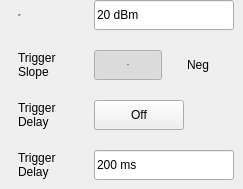
    <widget class="QWidget" name="VideoControl">
     <widget class="SA_LineEdit" name="edit_Video_DelayValue">
      <property name="geometry">
       <rect>
        <x>94</x>
        <y>150</y>
        <width>140</width>
        <height>30</height>
       </rect>
      </property>
      <property name="text">
       <string>200 ms</string>
      </property>
      <property name="readOnly">
       <bool>true</bool>
      </property>
     </widget>
     <widget class="QLabel" name="label">
      <property name="geometry">
       <rect>
        <x>18</x>
        <y>150</y>
        <width>54</width>
        <height>30</height>
       </rect>
      </property>
      <property name="text">
       <string>Trigger
Delay</string>
      </property>
     </widget>
     <widget class="SA_LineEdit" name="edit_Video_level">
      <property name="geometry">
       <rect>
        <x>94</x>
        <y>0</y>
        <width>140</width>
        <height>30</height>
       </rect>
      </property>
      <property name="text">
       <string>20 dBm</string>
      </property>
      <property name="readOnly">
       <bool>true</bool>
      </property>
     </widget>
     <widget class="QPushButton" name="pb_Video_Neg">
      <property name="geometry">
       <rect>
        <x>164</x>
        <y>50</y>
        <width>68</width>
        <height>30</height>
       </rect>
      </property>
      <property name="focusPolicy">
       <enum>Qt::NoFocus</enum>
      </property>
      <property name="styleSheet">
       <string notr="true">/*******************indoor**********************/
#SA_Dialog_TriggerSetup[status  =  &quot;indoor&quot;] 
QPushButton{
	font: 75 13px &quot;Arial&quot;;
	font-weight:bold;
	background-color:transparent;
}

#SA_Dialog_TriggerSetup[status  =  &quot;indoor&quot;] 
QPushButton:checked{
	background-image: url(:/sa/image/fre_checked_right.png);
	background-position:right;
color:rgba(87, 87, 87, 1);
}

#SA_Dialog_TriggerSetup[status  =  &quot;indoor&quot;] 
QPushButton:!checked
{

color:rgba(123, 123, 123, 1);
	background-image: url(:/sa/image/fre_checked_left.png);
	background-position:right;
}

/*******************outdoor**********************/
#SA_Dialog_TriggerSetup[status  =  &quot;outdoor&quot;] 
QPushButton{
	font: 75 13px &quot;Arial&quot;;
	font-weight:bold;
background-color:transparent;
}

#SA_Dialog_TriggerSetup[status  =  &quot;outdoor&quot;] 
QPushButton:checked{
	background-image: url(:/sa/image/fre_checked_right.png);
	background-position:right;
color:rgba(87, 87, 87, 1);
}

#SA_Dialog_TriggerSetup[status  =  &quot;outdoor&quot;] 
QPushButton:!checked
{
color:rgba(123, 123, 123, 1);
	background-image: url(:/sa/image/fre_checked_left.png);
	background-position:right;
}

/*******************night**********************/
#SA_Dialog_TriggerSetup[status  =  &quot;night&quot;] 
QPushButton{
	font: 75 13px &quot;Arial&quot;;
	font-weight:bold;
background-color:transparent;
}

#SA_Dialog_TriggerSetup[status  =  &quot;night&quot;] 
QPushButton:checked{
	background-color:transparent;
	border-image: url(:/sa/image/night/btn_right_click.png);
	color:rgba(85,74,56,1);
}

#SA_Dialog_TriggerSetup[status  =  &quot;night&quot;] 
QPushButton
{
	color:rgba(121,106,81,1);
	background-color:transparent;
	border-image: url(:/sa/image/night/btn_right_nor.png);
}</string>
      </property>
      <property name="text">
       <string>Neg</string>
      </property>
      <property name="checkable">
       <bool>true</bool>
      </property>
      <property name="checked">
       <bool>false</bool>
      </property>
      <property name="autoExclusive">
       <bool>true</bool>
      </property>
      <property name="flat">
       <bool>true</bool>
      </property>
      <attribute name="buttonGroup">
       <string notr="true">buttonGroup</string>
      </attribute>
     </widget>
     <widget class="QPushButton" name="pb_Video_DelayOn">
      <property name="geometry">
       <rect>
        <x>94</x>
        <y>100</y>
        <width>90</width>
        <height>30</height>
       </rect>
      </property>
      <property name="focusPolicy">
       <enum>Qt::NoFocus</enum>
      </property>
      <property name="styleSheet">
       <string notr="true">/*******************indoor**********************/
#SA_Dialog_TriggerSetup[status  =  &quot;indoor&quot;] 
QPushButton
{
	background-color:rgba(0,0,0,0);
	font: 75 13px &quot;Arial&quot;;
	font-weight:bold;
}
#SA_Dialog_TriggerSetup[status  =  &quot;indoor&quot;] 
QPushButton:checked
{
	padding:7px 44px 6px 25px;
	color:rgba(87, 87, 87, 1);
	border-image: url(:/sa/image/toggle_on.png);
}
#SA_Dialog_TriggerSetup[status  =  &quot;indoor&quot;] 
QPushButton:!checked
{
	padding:7px 17px 6px 36px;
	color:rgba(123, 123, 123, 1);
	border-image: url(:/sa/image/toggle_off.png);
}

/*******************outdoor**********************/
#SA_Dialog_TriggerSetup[status  =  &quot;outdoor&quot;] 
QPushButton
{
	background-color:rgba(0,0,0,0);
	font: 75 13px &quot;Arial&quot;;
	font-weight:bold;
}
#SA_Dialog_TriggerSetup[status  =  &quot;outdoor&quot;] 
QPushButton:checked
{
	padding:7px 44px 6px 25px;
	color:rgba(87, 87, 87, 1);
	border-image: url(:/sa/image/toggle_on.png);
}
#SA_Dialog_TriggerSetup[status  =  &quot;outdoor&quot;] 
QPushButton:!checked
{
	padding:7px 17px 6px 36px;
	color:rgba(123, 123, 123, 1);
	border-image: url(:/sa/image/toggle_off.png);
}

/*******************night**********************/
#SA_Dialog_TriggerSetup[status  =  &quot;night&quot;] 
QPushButton
{
	background-color:rgba(0,0,0,0);
	font: 75 13px &quot;Arial&quot;;
	font-weight:bold;
}
#SA_Dialog_TriggerSetup[status  =  &quot;night&quot;] 
QPushButton:checked
{
	padding:7px 44px 6px 25px;
	color:rgba(87, 87, 87, 1);
	border-image: url(:/sa/image/night/toggle_on.png);
}
#SA_Dialog_TriggerSetup[status  =  &quot;night&quot;] 
QPushButton:!checked
{
	padding:7px 17px 6px 36px;
	color:rgba(121,106,80,1);
	border-image: url(:/sa/image/night/toggle_off.png);
}</string>
      </property>
      <property name="text">
       <string>Off</string>
      </property>
      <property name="checkable">
       <bool>true</bool>
      </property>
      <property name="checked">
       <bool>false</bool>
      </property>
     </widget>
     <widget class="QLabel" name="label_7">
      <property name="geometry">
       <rect>
        <x>18</x>
        <y>100</y>
        <width>52</width>
        <height>30</height>
       </rect>
      </property>
      <property name="text">
       <string>Trigger
Delay</string>
      </property>
     </widget>
     <widget class="QLabel" name="label_5">
      <property name="geometry">
       <rect>
        <x>18</x>
        <y>50</y>
        <width>72</width>
        <height>30</height>
       </rect>
      </property>
      <property name="text">
       <string>Trigger
Slope</string>
      </property>
     </widget>
     <widget class="QLabel" name="label_3">
      <property name="geometry">
       <rect>
        <x>18</x>
        <y>0</y>
        <width>66</width>
        <height>30</height>
       </rect>
      </property>
      <property name="font">
       <font>
        <family>Arial</family>
        <pointsize>-1</pointsize>
        <weight>9</weight>
        <italic>false</italic>
        <bold>false</bold>
       </font>
      </property>
      <property name="text">
       <string>Trigger
Level</string>
      </property>
     </widget>
     <widget class="QPushButton" name="pb_Video_Pos">
      <property name="geometry">
       <rect>
        <x>94</x>
        <y>50</y>
        <width>68</width>
        <height>30</height>
       </rect>
      </property>
      <property name="font">
       <font>
        <family>Arial</family>
        <pointsize>-1</pointsize>
        <weight>75</weight>
        <italic>false</italic>
        <bold>true</bold>
       </font>
      </property>
      <property name="focusPolicy">
       <enum>Qt::NoFocus</enum>
      </property>
      <property name="styleSheet">
       <string notr="true">/*******************indoor**********************/
#SA_Dialog_TriggerSetup[status  =  &quot;indoor&quot;] 
QPushButton{
	font: 75 13px &quot;Arial&quot;;
	font-weight:bold;
}
#SA_Dialog_TriggerSetup[status  =  &quot;indoor&quot;] 
QPushButton:checked{
	color:rgba(87, 87, 87, 1);
	background-color:transparent;
	padding: 8px 14px 7px 15px;
	background-image: url(:/sa/image/fre_checked_left.png);
}
#SA_Dialog_TriggerSetup[status  =  &quot;indoor&quot;] 
QPushButton:!checked
{
color:rgba(123, 123, 123, 1);
background-color:transparent;
padding: 8px 14px 7px 15px;
	background-image: url(:/sa/image/fre_checked_right.png);
}

/*******************outdoor**********************/
#SA_Dialog_TriggerSetup[status  =  &quot;outdoor&quot;] 
QPushButton{
	font: 75 13px &quot;Arial&quot;;
	font-weight:bold;
}
#SA_Dialog_TriggerSetup[status  =  &quot;outdoor&quot;] 
QPushButton:checked{
	color:rgba(87, 87, 87, 1);
	background-color:transparent;
	padding: 8px 14px 7px 15px;
	background-image: url(:/sa/image/fre_checked_left.png);
}
#SA_Dialog_TriggerSetup[status  =  &quot;outdoor&quot;] 
QPushButton:!checked
{
color:rgba(123, 123, 123, 1);
background-color:transparent;
padding: 8px 14px 7px 15px;
	background-image: url(:/sa/image/fre_checked_right.png);
}

/*******************night**********************/
#SA_Dialog_TriggerSetup[status  =  &quot;night&quot;] 
QPushButton{
	font: 75 13px &quot;Arial&quot;;
	font-weight:bold;
}
#SA_Dialog_TriggerSetup[status  =  &quot;night&quot;] 
QPushButton:checked{
	color:rgba(85,74,56,1);
	background-color:transparent;
	padding: 8px 14px 7px 15px;
	border-image: url(:/sa/image/night/btn_left_click.png);
}
#SA_Dialog_TriggerSetup[status  =  &quot;night&quot;] 
QPushButton:!checked
{
	color:rgba(121,106,81,1);	
	background-color:transparent;
	padding: 8px 14px 7px 15px;
	border-image:url(:/sa/image/night/btn_left_nor.png);
}
</string>
      </property>
      <property name="text">
       <string>Pos</string>
      </property>
      <property name="checkable">
       <bool>true</bool>
      </property>
      <property name="checked">
       <bool>true</bool>
      </property>
      <property name="autoExclusive">
       <bool>true</bool>
      </property>
      <property name="flat">
       <bool>true</bool>
      </property>
      <attribute name="buttonGroup">
       <string notr="true">buttonGroup</string>
      </attribute>
     </widget>
    </widget>
